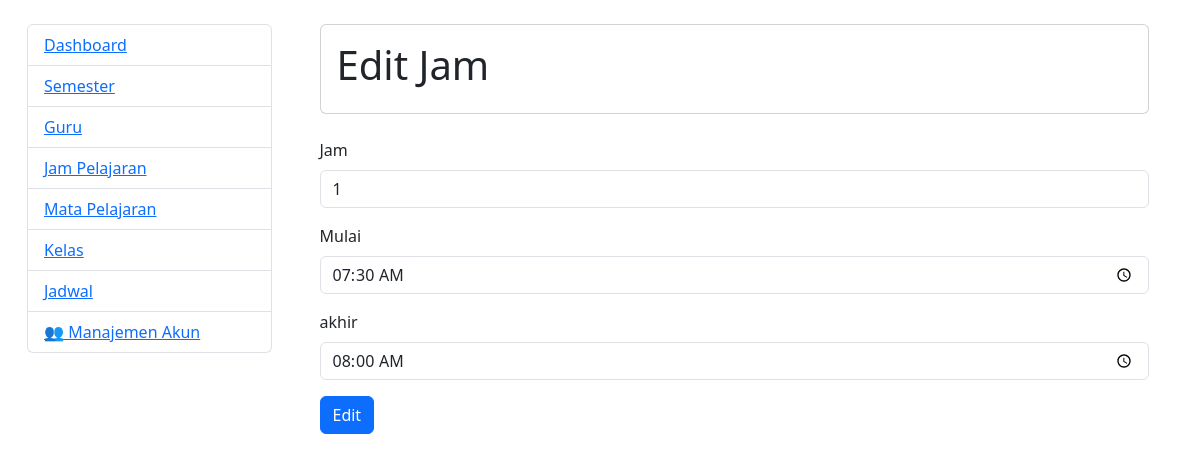
Page /edit_jam.php?id_jam=6 on the committed database.
### tables this page shows
CREATE TABLE `jam` (
  `id_jam` int(11) NOT NULL,
  `jam` varchar(30) NOT NULL,
  `mulai` varchar(30) NOT NULL,
  `akhir` varchar(30) NOT NULL
);

### edit_jam.php (the view, shortened to what this page needs)
<!DOCTYPE html>
<html lang="en">
<head>
    <link rel="stylesheet" href="https://cdn.jsdelivr.net/npm/bootstrap@4.5.3/dist/css/bootstrap.min.css"
>
    <link rel="stylesheet" type="text/css" href="https://cdn.datatables.net/1.10.20/css/jquery.dataTables.css">
</head>
<body>
    <br>
    <div class="row col-12">
        <div class="col-3">
            <div class="container">
                <ul class="list-group">
                    <?php include 'menu.php'; ?>
                </ul>
            </div>
        </div>
        <div class="col-9">
            <div class="container">
                <div class="card">
                    <div class="card-body">
                        <h1 class="card-title">Edit Jam</h1>
                    </div>
                </div>
                <br>
                <?php
                    $koneksi = mysqli_connect("localhost", "root", "", "jadwal");
                    $id_jam = $_GET['id_jam'];
                    $jam = mysqli_query($koneksi, "select * from jam where id_jam='$id_jam'");
                    $jam = mysqli_fetch_array($jam);
                ?>
                <form method="post" action="proses_edit_jam.php">
                    <div class="form-group">
                        <label for="exampleInputEmail1">Jam</label>
                        <input type="number" class="form-control" name="jam" value="<?php echo $jam['jam']; ?>">
                    </div>
                    <div class="form-group">
                        <label for="exampleInputEmail1">Mulai</label>
                        <input type="time" class="form-control" name="mulai"  value="<?php echo $jam['mulai']; ?>">
                    </div>
                    <div class="form-group">
                        <label for="exampleInputEmail1">akhir</label>
                        <input type="time" class="form-control" name="akhir"  value="<?php echo $jam['akhir']; ?>">
                    </div>
                    <button type="submit" class="btn btn-primary">Edit</button>
                </form>
            </div>
        </div>
    </div>
</body>
</html>

### rows in the picture
jam: jam "1", mulai "07:30", akhir "08:00"
